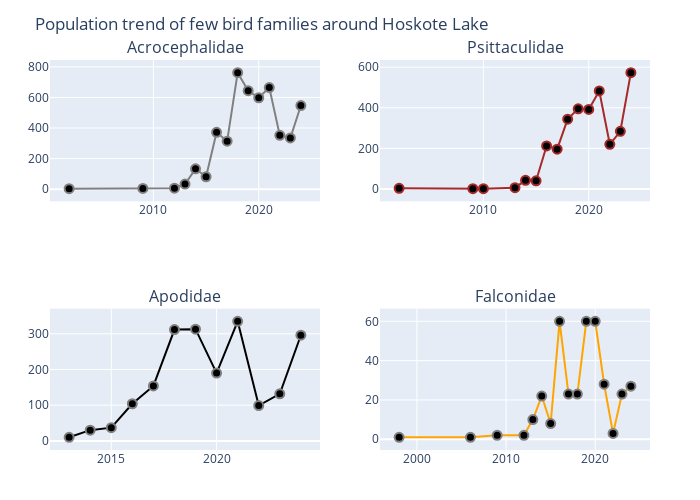

The notebook cell saved with this chart:
### Code cell
# Plot trend of Acrocephalidae, Psittaculidae, Apodidae and Falconidae families 

using PlotlyJS

Acrocephalidae_plot() = scatter(
    x=result_Acrocephalidae.OBSERVATION_DATE_YEAR_ONLY,
    y=result_Acrocephalidae.count,
    mode="lines+markers",
    marker=attr(
        size=9,
        color="black",
        symbol="circle",
        line=attr(width=2, color="grey")
    ),
    line=attr(color="grey", width=2)
)

Psittaculidae_plot() = scatter(
    x=result_Psittaculidae.OBSERVATION_DATE_YEAR_ONLY,
    y=result_Psittaculidae.count,
    mode="lines+markers",
    marker=attr(
        size=9,
        color="black",
        symbol="circle",
        line=attr(width=2, color="lightbrown")
    ),
    line=attr(color="brown", width=2)
)

Apodidae_plot() = scatter(
    x=result_Apodidae.OBSERVATION_DATE_YEAR_ONLY,
    y=result_Apodidae.count,
    mode="lines+markers",
    marker=attr(
        size=9,
        color="black",
        symbol="circle",
        line=attr(width=2, color="grey")
    ),
    line=attr(color="darkbrown", width=2)
)

Falconidae_plot() = scatter(
    x=result_Falconidae.OBSERVATION_DATE_YEAR_ONLY,
    y=result_Falconidae.count,
    mode="lines+markers",
    marker=attr(
        size=9,
        color="black",
        symbol="circle",
        line=attr(width=2, color="grey")
    ),
    line=attr(color="orange", width=2)
)

plot_Acrocephalidae = plot(Acrocephalidae_plot(), Layout(title="Acrocephalidae"))
plot_Psittaculidae = plot(Psittaculidae_plot(), Layout(title="Psittaculidae"))
plot_Apodidae = plot(Apodidae_plot(), Layout(title="Apodidae"))
plot_Falconidae = plot(Falconidae_plot(), Layout(title="Falconidae"))

plot_family1 = [plot_Acrocephalidae plot_Psittaculidae ; plot_Apodidae plot_Falconidae]

relayout!(plot_family1, 
    height = 500,
    width = 700,
    title="Population trend of few bird families around Hoskote Lake",
    showlegend = false,   
    )

plot_family1

### Figure 1 — Plotly figure (JSON) as saved in the notebook; plotly's stock layout.template omitted (floating-point values rounded to 4 significant figures)
{"data": [{"line": {"color": "grey", "width": 2}, "marker": {"color": "black", "line": {"color": "grey", "width": 2}, "size": 9, "symbol": "circle"}, "mode": "lines+markers", "type": "scatter", "x": [2002, 2009, 2012, 2013, 2014, 2015, 2016, 2017, 2018, 2019, 2020, 2021, 2022, 2023, 2024], "xaxis": "x1", "y": [3, 5, 6, 33, 133, 81, 372, 314, 762, 644, 598, 665, 352, 335, 547], "yaxis": "y1"}, {"line": {"color": "brown", "width": 2}, "marker": {"color": "black", "line": {"color": "lightbrown", "width": 2}, "size": 9, "symbol": "circle"}, "mode": "lines+markers", "type": "scatter", "x": [2002, 2009, 2010, 2013, 2014, 2015, 2016, 2017, 2018, 2019, 2020, 2021, 2022, 2023, 2024], "xaxis": "x2", "y": [3, 1, 1, 6, 42, 40, 212, 196, 344, 395, 392, 483, 220, 284, 573], "yaxis": "y2"}, {"line": {"color": "darkbrown", "width": 2}, "marker": {"color": "black", "line": {"color": "grey", "width": 2}, "size": 9, "symbol": "circle"}, "mode": "lines+markers", "type": "scatter", "x": [2013, 2014, 2015, 2016, 2017, 2018, 2019, 2020, 2021, 2022, 2023, 2024], "xaxis": "x3", "y": [10, 30, 37, 104, 154, 312, 313, 190, 335, 99, 132, 296], "yaxis": "y3"}, {"line": {"color": "orange", "width": 2}, "marker": {"color": "black", "line": {"color": "grey", "width": 2}, "size": 9, "symbol": "circle"}, "mode": "lines+markers", "type": "scatter", "x": [1998, 2006, 2009, 2012, 2013, 2014, 2015, 2016, 2017, 2018, 2019, 2020, 2021, 2022, 2023, 2024], "xaxis": "x4", "y": [1, 1, 2, 2, 10, 22, 8, 60, 23, 23, 60, 60, 28, 3, 23, 27], "yaxis": "y4"}], "layout": {"annotations": [{"font": {"size": 16}, "showarrow": false, "text": "Acrocephalidae", "x": 0.225, "xanchor": "center", "xref": "paper", "y": 1, "yanchor": "bottom", "yref": "paper"}, {"font": {"size": 16}, "showarrow": false, "text": "Psittaculidae", "x": 0.775, "xanchor": "center", "xref": "paper", "y": 1, "yanchor": "bottom", "yref": "paper"}, {"font": {"size": 16}, "showarrow": false, "text": "Apodidae", "x": 0.225, "xanchor": "center", "xref": "paper", "y": 0.3625, "yanchor": "bottom", "yref": "paper"}, {"font": {"size": 16}, "showarrow": false, "text": "Falconidae", "x": 0.775, "xanchor": "center", "xref": "paper", "y": 0.3625, "yanchor": "bottom", "yref": "paper"}], "height": 500, "margin": {"b": 50, "l": 50, "r": 50, "t": 60}, "showlegend": false, "title": "Population trend of few bird families around Hoskote Lake", "width": 700, "xaxis1": {"anchor": "y1", "domain": [0, 0.45]}, "xaxis2": {"anchor": "y2", "domain": [0.55, 1]}, "xaxis3": {"anchor": "y3", "domain": [0, 0.45]}, "xaxis4": {"anchor": "y4", "domain": [0.55, 1]}, "yaxis1": {"anchor": "x1", "domain": [0.6375, 1]}, "yaxis2": {"anchor": "x2", "domain": [0.6375, 1]}, "yaxis3": {"anchor": "x3", "domain": [5.551e-17, 0.3625]}, "yaxis4": {"anchor": "x4", "domain": [5.551e-17, 0.3625]}}}
